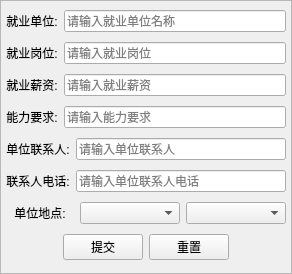
<?xml version="1.0" encoding="UTF-8"?>
<ui version="4.0">
 <class>AddCompany</class>
 <widget class="QWidget" name="AddCompany">
  <property name="geometry">
   <rect>
    <x>0</x>
    <y>0</y>
    <width>292</width>
    <height>274</height>
   </rect>
  </property>
  <property name="windowTitle">
   <string>添加公司信息</string>
  </property>
  <layout class="QGridLayout" name="gridLayout">
   <property name="leftMargin">
    <number>0</number>
   </property>
   <property name="topMargin">
    <number>0</number>
   </property>
   <property name="rightMargin">
    <number>0</number>
   </property>
   <property name="bottomMargin">
    <number>0</number>
   </property>
   <item row="0" column="0">
    <widget class="QFrame" name="frame_addCom">
     <property name="frameShape">
      <enum>QFrame::StyledPanel</enum>
     </property>
     <property name="frameShadow">
      <enum>QFrame::Raised</enum>
     </property>
     <layout class="QVBoxLayout" name="verticalLayout">
      <property name="leftMargin">
       <number>5</number>
      </property>
      <property name="topMargin">
       <number>5</number>
      </property>
      <property name="rightMargin">
       <number>5</number>
      </property>
      <property name="bottomMargin">
       <number>5</number>
      </property>
      <item>
       <layout class="QHBoxLayout" name="horizontalLayout_2">
        <item>
         <widget class="QLabel" name="label_2">
          <property name="text">
           <string>就业单位:</string>
          </property>
          <property name="alignment">
           <set>Qt::AlignCenter</set>
          </property>
         </widget>
        </item>
        <item>
         <widget class="QLineEdit" name="le_company">
          <property name="placeholderText">
           <string>请输入就业单位名称</string>
          </property>
         </widget>
        </item>
       </layout>
      </item>
      <item>
       <layout class="QHBoxLayout" name="horizontalLayout_3">
        <item>
         <widget class="QLabel" name="label_3">
          <property name="text">
           <string>就业岗位:</string>
          </property>
          <property name="alignment">
           <set>Qt::AlignCenter</set>
          </property>
         </widget>
        </item>
        <item>
         <widget class="QLineEdit" name="le_post">
          <property name="placeholderText">
           <string>请输入就业岗位</string>
          </property>
         </widget>
        </item>
       </layout>
      </item>
      <item>
       <layout class="QHBoxLayout" name="horizontalLayout_4">
        <item>
         <widget class="QLabel" name="label_13">
          <property name="text">
           <string>就业薪资:</string>
          </property>
          <property name="alignment">
           <set>Qt::AlignCenter</set>
          </property>
         </widget>
        </item>
        <item>
         <widget class="QLineEdit" name="le_salary">
          <property name="placeholderText">
           <string>请输入就业薪资</string>
          </property>
         </widget>
        </item>
       </layout>
      </item>
      <item>
       <layout class="QHBoxLayout" name="horizontalLayout_5">
        <item>
         <widget class="QLabel" name="label_4">
          <property name="text">
           <string>能力要求:</string>
          </property>
          <property name="alignment">
           <set>Qt::AlignCenter</set>
          </property>
         </widget>
        </item>
        <item>
         <widget class="QLineEdit" name="le_ability">
          <property name="placeholderText">
           <string>请输入能力要求</string>
          </property>
         </widget>
        </item>
       </layout>
      </item>
      <item>
       <layout class="QHBoxLayout" name="horizontalLayout_11">
        <item>
         <widget class="QLabel" name="label_11">
          <property name="text">
           <string>单位联系人:</string>
          </property>
          <property name="alignment">
           <set>Qt::AlignCenter</set>
          </property>
         </widget>
        </item>
        <item>
         <widget class="QLineEdit" name="le_contacterName">
          <property name="placeholderText">
           <string>请输入单位联系人</string>
          </property>
         </widget>
        </item>
       </layout>
      </item>
      <item>
       <layout class="QHBoxLayout" name="horizontalLayout_12">
        <item>
         <widget class="QLabel" name="label_16">
          <property name="text">
           <string>联系人电话:</string>
          </property>
          <property name="alignment">
           <set>Qt::AlignCenter</set>
          </property>
         </widget>
        </item>
        <item>
         <widget class="QLineEdit" name="le_contacterPhone">
          <property name="placeholderText">
           <string>请输入单位联系人电话</string>
          </property>
         </widget>
        </item>
       </layout>
      </item>
      <item>
       <layout class="QHBoxLayout" name="horizontalLayout_17">
        <item>
         <widget class="QLabel" name="label_7">
          <property name="maximumSize">
           <size>
            <width>68</width>
            <height>16777215</height>
           </size>
          </property>
          <property name="text">
           <string>单位地点:</string>
          </property>
          <property name="alignment">
           <set>Qt::AlignCenter</set>
          </property>
         </widget>
        </item>
        <item>
         <widget class="QComboBox" name="combox_showProvince"/>
        </item>
        <item>
         <widget class="QComboBox" name="combox_showCity"/>
        </item>
       </layout>
      </item>
      <item>
       <layout class="QHBoxLayout" name="horizontalLayout_14">
        <item>
         <spacer name="horizontalSpacer">
          <property name="orientation">
           <enum>Qt::Horizontal</enum>
          </property>
          <property name="sizeHint" stdset="0">
           <size>
            <width>40</width>
            <height>20</height>
           </size>
          </property>
         </spacer>
        </item>
        <item>
         <widget class="QPushButton" name="btn_submit">
          <property name="text">
           <string>提交</string>
          </property>
         </widget>
        </item>
        <item>
         <widget class="QPushButton" name="btn_reset">
          <property name="text">
           <string>重置</string>
          </property>
         </widget>
        </item>
        <item>
         <spacer name="horizontalSpacer_2">
          <property name="orientation">
           <enum>Qt::Horizontal</enum>
          </property>
          <property name="sizeHint" stdset="0">
           <size>
            <width>40</width>
            <height>20</height>
           </size>
          </property>
         </spacer>
        </item>
       </layout>
      </item>
     </layout>
    </widget>
   </item>
  </layout>
 </widget>
 <resources/>
 <connections/>
</ui>
